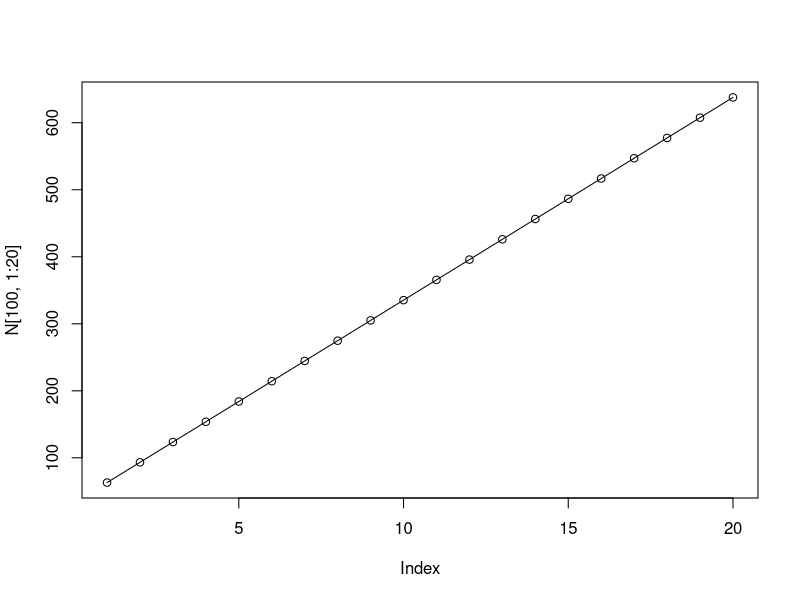

Reproduce this figure in R.
#Exercise 2.32
#Right whales

#Stages are 1=calf, 2=immature female,
#3=mature female, 4=mother (mature female with calf).

##Set parameters
#Fecundity
f1 = 0
f2 = 0
f3 = 0.08
f4 = 0

#Survival/Growth
s1 = 0.92
s2 = 0.08
s3 = 0.2

#Staying the same
a2 = 0.86
a3 = 0.8
a4 = 0

#Mature, without being a mother
b = 0.62

##Build matrix
#Leslie Matrix
L = matrix(c(
  f1, f2, f3, f4,
  s1, a2, 0, 0,
  0, s2, a3, b,
  0, 0, s3, a4),
  nrow=4,
  byrow=TRUE)
L

#Get the eigenvectors, to get the ratio of invididuals in each age class
eigen(L)
#dominant eigenvector
w = eigen(L)$vectors[,1]

#the population starts in 2015 with a total of 300 females in the stable stage distribution, with w
300*w/sum(w)
#So this puts the total number in the population, proportionally into each age class
#[1]  12.75081  99.51226 155.85991  31.87702

#Initial population, at each age
n0 <- 300*w/sum(w)
#with inital 300
#[1]  12.75081  99.51226 155.85991  31.87702


#Multiply the Leslie Matrix (L) by the initial population vector
n1 = L %*% n0
#to get the population at each age
n1
#total population
sum(n1)

#Now create a matrix to project 100 years in the future
pop = matrix(0,100,4)

#Initial population
pop[1,] <- n0

#create matrix N to capture how many moms must be added to the population and the population
N<- matrix(0,100,100)

for (m in 1:20) {
  #Calculate the population over the next 100 years
  for (i in 2:100) {
    # note that the first time through,i=2 so pop[i-1,] is the initial age structure
    pop[i,]<- L %*% pop[i-1,]
    pop[i,4]<-pop[i,4]+m
    N[i,m]<-sum(pop[i,])
  }
}

plot(N[100,1:20],type="o",lty=1)



